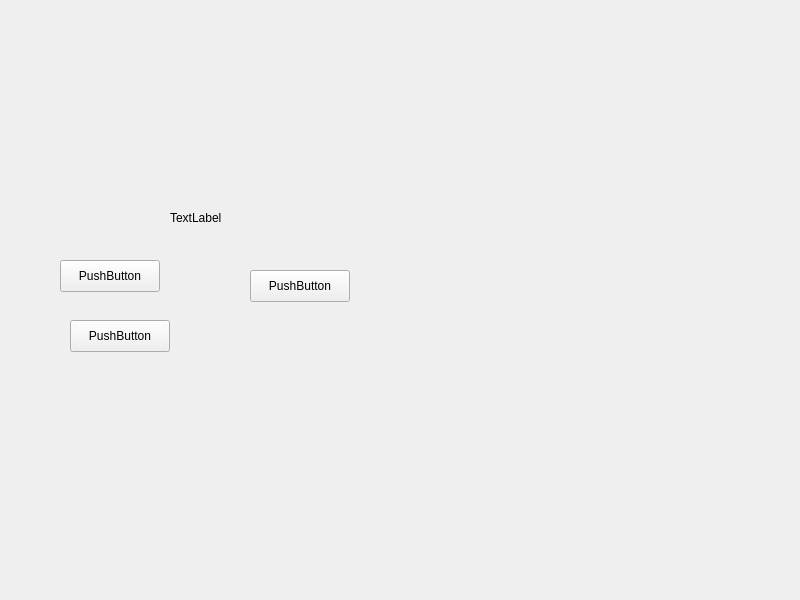
<?xml version="1.0" encoding="UTF-8"?>
<ui version="4.0">
 <class>Widget</class>
 <widget class="QWidget" name="Widget">
  <property name="geometry">
   <rect>
    <x>0</x>
    <y>0</y>
    <width>800</width>
    <height>600</height>
   </rect>
  </property>
  <property name="windowTitle">
   <string>Widget</string>
  </property>
  <widget class="QLabel" name="ImageCapture">
   <property name="geometry">
    <rect>
     <x>170</x>
     <y>210</y>
     <width>58</width>
     <height>16</height>
    </rect>
   </property>
   <property name="text">
    <string>TextLabel</string>
   </property>
  </widget>
  <widget class="QPushButton" name="buttonCapture">
   <property name="geometry">
    <rect>
     <x>60</x>
     <y>260</y>
     <width>100</width>
     <height>32</height>
    </rect>
   </property>
   <property name="text">
    <string>PushButton</string>
   </property>
  </widget>
  <widget class="QPushButton" name="buttonSave">
   <property name="geometry">
    <rect>
     <x>70</x>
     <y>320</y>
     <width>100</width>
     <height>32</height>
    </rect>
   </property>
   <property name="text">
    <string>PushButton</string>
   </property>
  </widget>
  <widget class="QPushButton" name="buttonQuit">
   <property name="geometry">
    <rect>
     <x>250</x>
     <y>270</y>
     <width>100</width>
     <height>32</height>
    </rect>
   </property>
   <property name="text">
    <string>PushButton</string>
   </property>
  </widget>
  <widget class="QWidget" name="horizontalLayoutWidget">
   <property name="geometry">
    <rect>
     <x>80</x>
     <y>50</y>
     <width>160</width>
     <height>80</height>
    </rect>
   </property>
   <layout class="QHBoxLayout" name="ImageView"/>
  </widget>
 </widget>
 <resources/>
 <connections/>
</ui>
